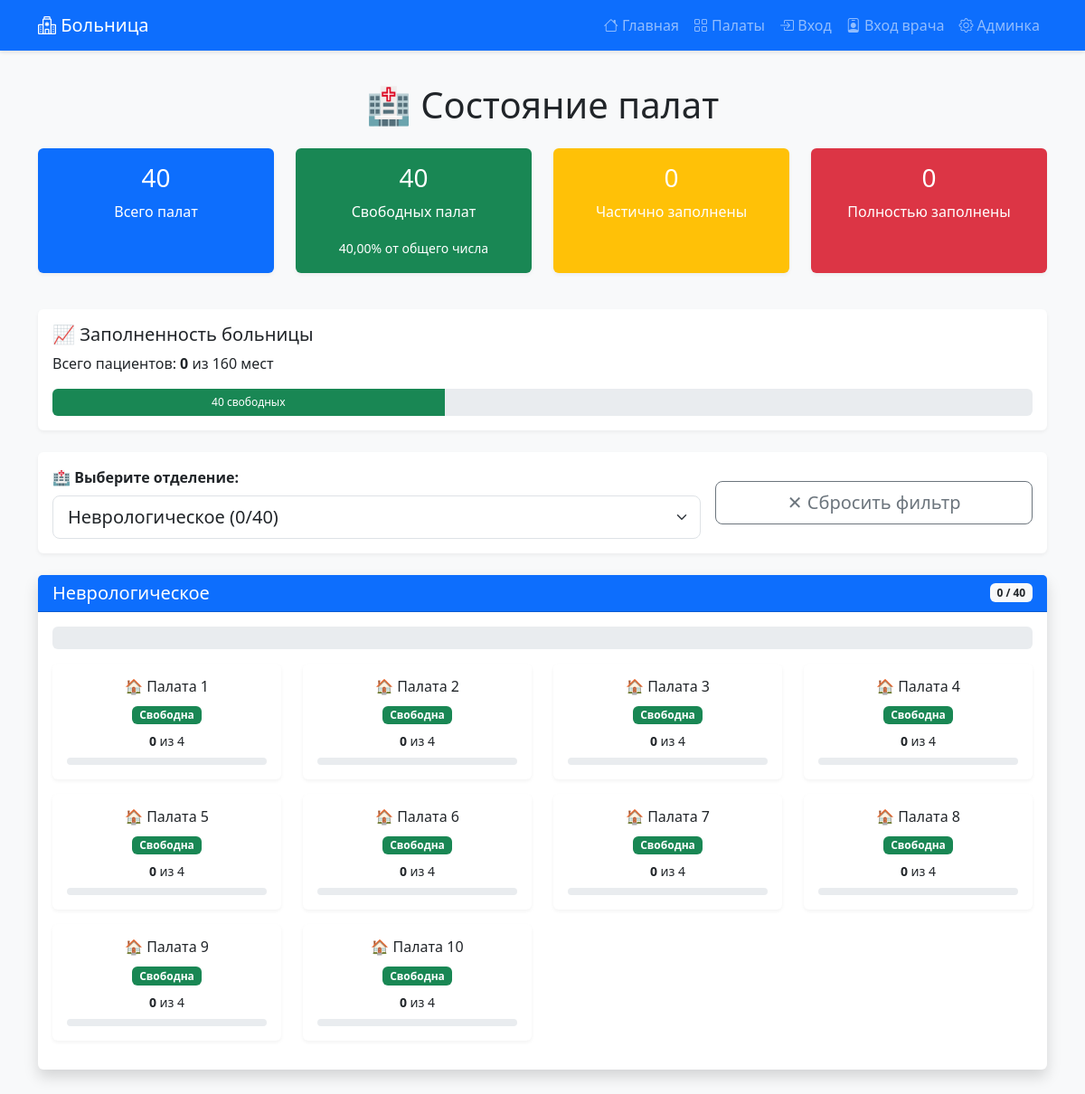
The app's page /room_status/?department=3 with its own data.
### hospital/models.py (models this page shows, shortened)
class Department(models.Model):
    name = models.CharField(max_length=100, verbose_name="Название отделения")
    class Meta:
        verbose_name = "Отделение"
        verbose_name_plural = "Отделения"

class Room(models.Model):
    department = models.ForeignKey(Department, on_delete=models.CASCADE, verbose_name="Отделение")
    number = models.IntegerField(verbose_name="Номер палаты")
    capacity = models.IntegerField(default=4, verbose_name="Вместимость")
    class Meta:
        verbose_name = "Палата"
        verbose_name_plural = "Палаты"
        unique_together = ['department', 'number']
        ordering = ['department', 'number']

### hospital/views.py (the view)
# urls.py: path('room_status/', views.room_status, name='room_status'),
def room_status(request):
    dep_id = request.GET.get('department')
    if dep_id:
        departments = Department.objects.filter(id=dep_id).prefetch_related('room_set__patient_set')
    else:
        departments = Department.objects.all().prefetch_related('room_set__patient_set')
    total_rooms = Room.objects.count()
    total_capacity = Room.objects.aggregate(total=Sum('capacity'))['total'] or 0
    total_patients = Patient.objects.count()
    occupied_rooms = Room.objects.annotate(patient_count=Count('patient')).filter(patient_count__gt=0).count()
    full_rooms = Room.objects.annotate(
        patient_count=Count('patient')
    ).filter(
        patient_count__gte=4
    ).count()
    empty_rooms = Room.objects.annotate(patient_count=Count('patient')).filter(patient_count=0).count()
    partial_rooms = occupied_rooms - full_rooms
    departments_stats = []
    for dep in departments:
        rooms = Room.objects.filter(department=dep).prefetch_related('patient_set')
        dep_total_patients = Patient.objects.filter(room__department=dep).count()
        dep_total_capacity = sum(r.capacity for r in rooms)
        dep_fill_percent = int((dep_total_patients / dep_total_capacity) * 100) if dep_total_capacity > 0 else 0
        departments_stats.append({
            'department': dep,
            'rooms': rooms,
            'total_patients': dep_total_patients,
            'total_capacity': dep_total_capacity,
            'fill_percent': dep_fill_percent,
        })
    context = {
        'departments_stats': departments_stats,
        'total_rooms': total_rooms,
        'total_capacity': total_capacity,
        'total_patients': total_patients,
        'occupied_rooms': occupied_rooms,
        'full_rooms': full_rooms,
        'empty_rooms': empty_rooms,
        'partial_rooms': partial_rooms,
        'selected_department': dep_id,
    }
    return render(request, "room_status.html", context)

### hospital/templates/room_status.html (shortened to what this page needs)
{% extends 'base.html' %}
{% block content %}
<div class="container">
    <h1 class="text-center mb-4">🏥 Состояние палат</h1>
    <div class="row mb-4">
        <div class="col-md-3 mb-3">
            <div class="card text-white bg-primary h-100">
                <div class="card-body text-center">
                    <h3 class="card-title">{{ total_rooms }}</h3>
                    <p class="card-text">Всего палат</p>
                </div>
            </div>
        </div>
        <div class="col-md-3 mb-3">
            <div class="card text-white bg-success h-100">
                <div class="card-body text-center">
                    <h3 class="card-title">{{ empty_rooms }}</h3>
                    <p class="card-text">Свободных палат</p>
                    <small>{{ empty_rooms|floatformat:1|add:"0" }}% от общего числа</small>
                </div>
            </div>
        </div>
        <div class="col-md-3 mb-3">
            <div class="card text-white bg-warning h-100">
                <div class="card-body text-center">
                    <h3 class="card-title">{{ partial_rooms }}</h3>
                    <p class="card-text">Частично заполнены</p>
                </div>
            </div>
        </div>
        <div class="col-md-3 mb-3">
            <div class="card text-white bg-danger h-100">
                <div class="card-body text-center">
                    <h3 class="card-title">{{ full_rooms }}</h3>
                    <p class="card-text">Полностью заполнены</p>
                </div>
            </div>
        </div>
    </div>
    <div class="card mb-4">
        <div class="card-body">
            <h5 class="card-title">📈 Заполненность больницы</h5>
            <p>Всего пациентов: <strong>{{ total_patients }}</strong> из {{ total_capacity }} мест</p>
            <div class="progress" style="height: 30px;">
                <div class="progress-bar bg-success" style="width: {{ empty_rooms|floatformat:0|add:'0' }}%;">
                    {{ empty_rooms }} свободных
                </div>
            </div>
        </div>
    </div>
    <div class="card mb-4">
        <div class="card-body">
            <form method="GET" class="row g-3 align-items-center">
                <div class="col-md-8">
                    <label class="form-label fw-bold">🏥 Выберите отделение:</label>
                    <select name="department" class="form-select form-select-lg" onchange="this.form.submit()">
                        {% for dep_stat in departments_stats %}
                        <option value="{{ dep_stat.department.id }}" {% if selected_department == dep_stat.department.id|stringformat:"s" %}selected{% endif %}>
                            {{ dep_stat.department.name }} ({{ dep_stat.total_patients }}/{{ dep_stat.total_capacity }})
                        </option>
                        {% endfor %}
                    </select>
                </div>
                <div class="col-md-4">
                    <a href="{% url 'room_status' %}" class="btn btn-outline-secondary btn-lg w-100">
                        ✕ Сбросить фильтр
                    </a>
                </div>
            </form>
        </div>
    </div>
    {% for dep_stat in departments_stats %}
    <div class="card mb-4 shadow">
        <div class="card-header bg-primary text-white d-flex justify-content-between align-items-center">
            <h5 class="mb-0">{{ dep_stat.department.name }}</h5>
            <span class="badge bg-light text-dark">{{ dep_stat.total_patients }} / {{ dep_stat.total_capacity }}</span>
        </div>
        <div class="card-body">
            <div class="progress mb-3" style="height: 25px;">
            </div>
            <div class="row">
                {% for room in dep_stat.rooms %}
                <div class="col-md-3 col-sm-4 mb-3">
                    {% with patients=room.patient_set.all %}
                    {% with occupancy=patients.count %}
                    <div class="card h-100 {% if occupancy == 0 %}border-success{% elif occupancy >= 4 %}border-danger{% else %}border-warning{% endif %}"
                         style="border-width: 3px; cursor: pointer;"
                         data-bs-toggle="modal"
                         data-bs-target="#roomModal{{ room.id }}">
                        <div class="card-body text-center p-3">
                            <h6 class="card-title mb-2">
                                🏠 Палата {{ room.number }}
                            </h6>
                            <div class="mb-2">
                                {% if occupancy == 0 %}
                                    <span class="badge bg-success">Свободна</span>
                                {% elif occupancy >= 4 %}
                                    <span class="badge bg-danger">Заполнена</span>
                                {% else %}
                                    <span class="badge bg-warning text-dark">Частично</span>
                                {% endif %}
                            </div>
                            <p class="card-text small mb-0">
                                <strong>{{ occupancy }}</strong> из {{ room.capacity }}
                            </p>
                            <div class="progress mt-2" style="height: 8px;">
                            </div>
                        </div>
                    </div>
                    {% endwith %}
                    {% endwith %}
                </div>
                {% endfor %}
            </div>
        </div>
    </div>
    {% endfor %}
</div>
{% endblock %}

### hospital/templates/base.html (style rules this page uses)
body { background-color: #f8f9fa; min-height: 100vh; display: flex; flex-direction: column; }
.card { box-shadow: 0 2px 4px rgba(0,0,0,0.05); border: none; }

### records on screen
Department: department.name "Неврологическое", total_patients "0", total_capacity "40"
Room: number "1", occupancy "0", capacity "4"
Room: number "2", occupancy "0", capacity "4"
Room: number "3", occupancy "0", capacity "4"
Room: number "4", occupancy "0", capacity "4"
Room: number "5", occupancy "0", capacity "4"
Room: number "6", occupancy "0", capacity "4"
Room: number "7", occupancy "0", capacity "4"
Room: number "8", occupancy "0", capacity "4"
Room: number "9", occupancy "0", capacity "4"
Room: number "10", occupancy "0", capacity "4"

### other values on screen
{{ total_rooms }} "40"
{{ empty_rooms }} "40"
{{ empty_rooms|floatformat:1|add:"0" }} "40,00"
{{ partial_rooms }} "0"
{{ full_rooms }} "0"
{{ total_patients }} "0"
{{ total_capacity }} "160"
form field department "Неврологическое (0/40)"
